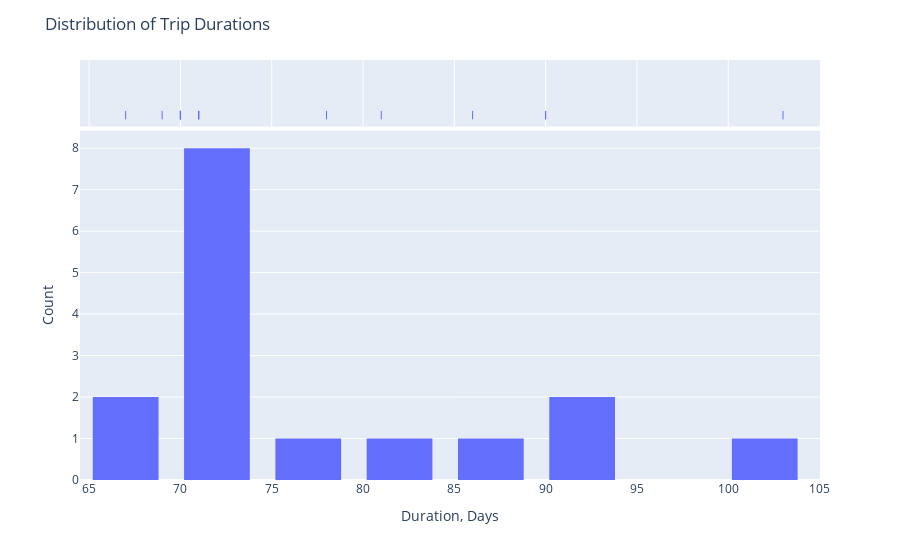

This figure's notebook cell:
### Code cell
total_time_hist(tracks)

### Figure 1 — Plotly figure (JSON) as saved in the notebook; plotly's stock layout.template omitted (floating-point values rounded to 4 significant figures)
{"data": [{"alignmentgroup": "True", "bingroup": "x", "hovertemplate": "Duration=%{x}<br>count=%{y}<extra></extra>", "legendgroup": "", "marker": {"color": "#636efa", "pattern": {"shape": ""}}, "name": "", "nbinsx": 10, "offsetgroup": "", "orientation": "v", "showlegend": false, "type": "histogram", "x": [71, 70, 70, 69, 70, 70, 90, 71, 67, 70, 71, 81, 90, 86, 103, 78], "xaxis": "x", "yaxis": "y"}, {"alignmentgroup": "True", "boxpoints": "all", "fillcolor": "rgba(255,255,255,0)", "hoveron": "points", "hovertemplate": "Duration=%{x}<extra></extra>", "jitter": 0, "legendgroup": "", "line": {"color": "rgba(255,255,255,0)"}, "marker": {"color": "#636efa", "symbol": "line-ns-open"}, "name": "", "offsetgroup": "", "showlegend": false, "type": "box", "x": [71, 70, 70, 69, 70, 70, 90, 71, 67, 70, 71, 81, 90, 86, 103, 78], "xaxis": "x2", "yaxis": "y2"}], "layout": {"bargap": 0.2, "bargroupgap": 0.1, "barmode": "relative", "legend": {"tracegroupgap": 0}, "margin": {"t": 60}, "title": {"text": "Distribution of Trip Durations"}, "xaxis": {"anchor": "y", "domain": [0, 1], "title": {"text": "Duration, Days"}}, "xaxis2": {"anchor": "y2", "domain": [0, 1], "matches": "x", "showgrid": true, "showticklabels": false}, "yaxis": {"anchor": "x", "domain": [0, 0.8316], "title": {"text": "Count"}}, "yaxis2": {"anchor": "x2", "domain": [0.8416, 1], "matches": "y2", "showgrid": false, "showline": false, "showticklabels": false, "ticks": ""}}}
